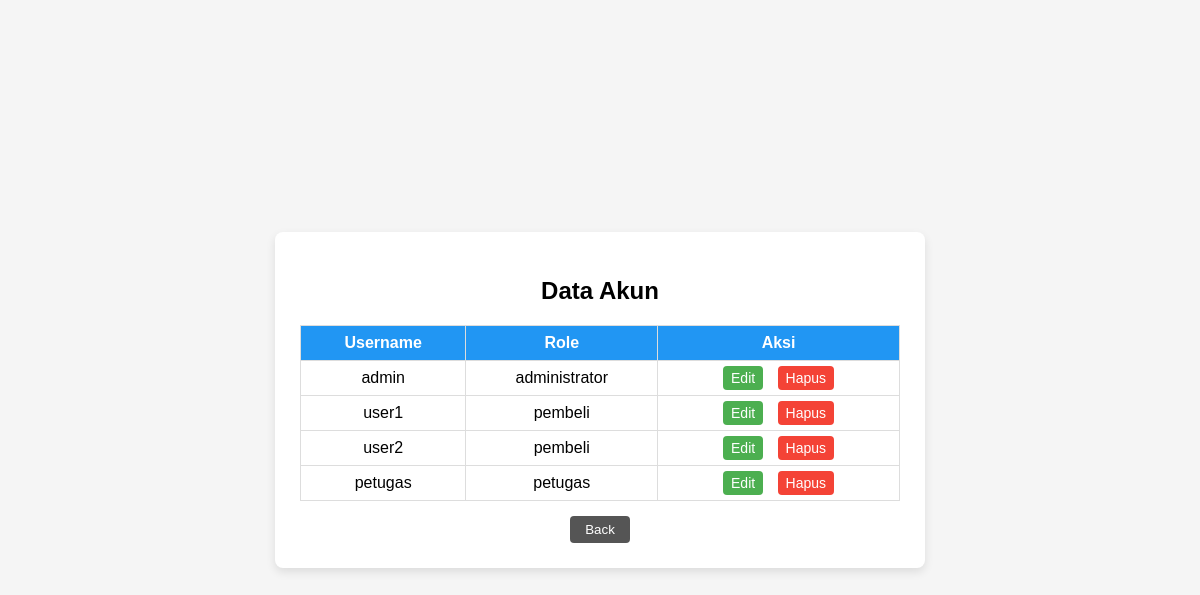
The app's page /akun.php (signed in) with its own data.
### tables this page shows
CREATE TABLE `akun` (
  `id` int(11) NOT NULL,
  `username` varchar(255) DEFAULT NULL,
  `password` varchar(255) DEFAULT NULL,
  `tp` varchar(255) DEFAULT NULL,
  `alamat` text DEFAULT NULL,
  `role` varchar(255) DEFAULT NULL
);

### akun.php (the view, shortened to what this page needs)
<?php
include "koneksi.php";
$data = mysqli_query($koneksi, "SELECT * FROM akun");
?>
<!DOCTYPE html>
<html>
<head>
</head>
<body>
<div class="container">
    <h2>Data Akun</h2>
    <table>
        <tr>
            <th>Username</th>
            <th>Role</th>
            <th>Aksi</th>
        </tr>
        <?php while($a = mysqli_fetch_assoc($data)){ ?>
        <tr>
            <td><?= $a['username']; ?></td>
            <td><?= $a['role']; ?></td>
            <td class="aksi">
                <a href="edit_role.php?id=<?= $a['id']; ?>" class="edit">Edit</a>
                <a href="?hapus=<?= $a['id']; ?>"
                   class="hapus"
                   onclick="return confirm('Yakin hapus akun ini beserta semua data terkait?')">
                   Hapus
                </a>
            </td>
        </tr>
        <?php } ?>
    </table>
    <div class="back">
        <a href="index.php"><button>Back</button></a>
    </div>
</div>
</body>
</html>

### akun.php (style rules this page uses)
body { margin: 0; min-height: 100vh; display: flex; justify-content: center; align-items: center; background-color: whitesmoke; font-family: Arial, sans-serif; }
.container { background: white; padding: 25px; width: 600px; border-radius: 8px; box-shadow: 0 4px 10px rgba(0,0,0,0.1); }
h2 { text-align: center; }
table { width: 100%; border-collapse: collapse; margin-top: 15px; }
table th, table td { border: 1px solid #ddd; padding: 8px; text-align: center; }
table th { background: #2196F3; color: white; }
.aksi a { margin: 0 5px; text-decoration: none; padding: 4px 8px; border-radius: 4px; color: white; font-size: 14px; }
.edit { background: #4CAF50; }
.hapus { background: #f44336; }
.back { margin-top: 15px; text-align: center; }
.back button { padding: 6px 15px; border: none; background: #555; color: white; border-radius: 4px; cursor: pointer; }

### records on screen
akun: username "admin", role "administrator"
akun: username "user1", role "pembeli"
akun: username "user2", role "pembeli"
akun: username "petugas", role "petugas"
